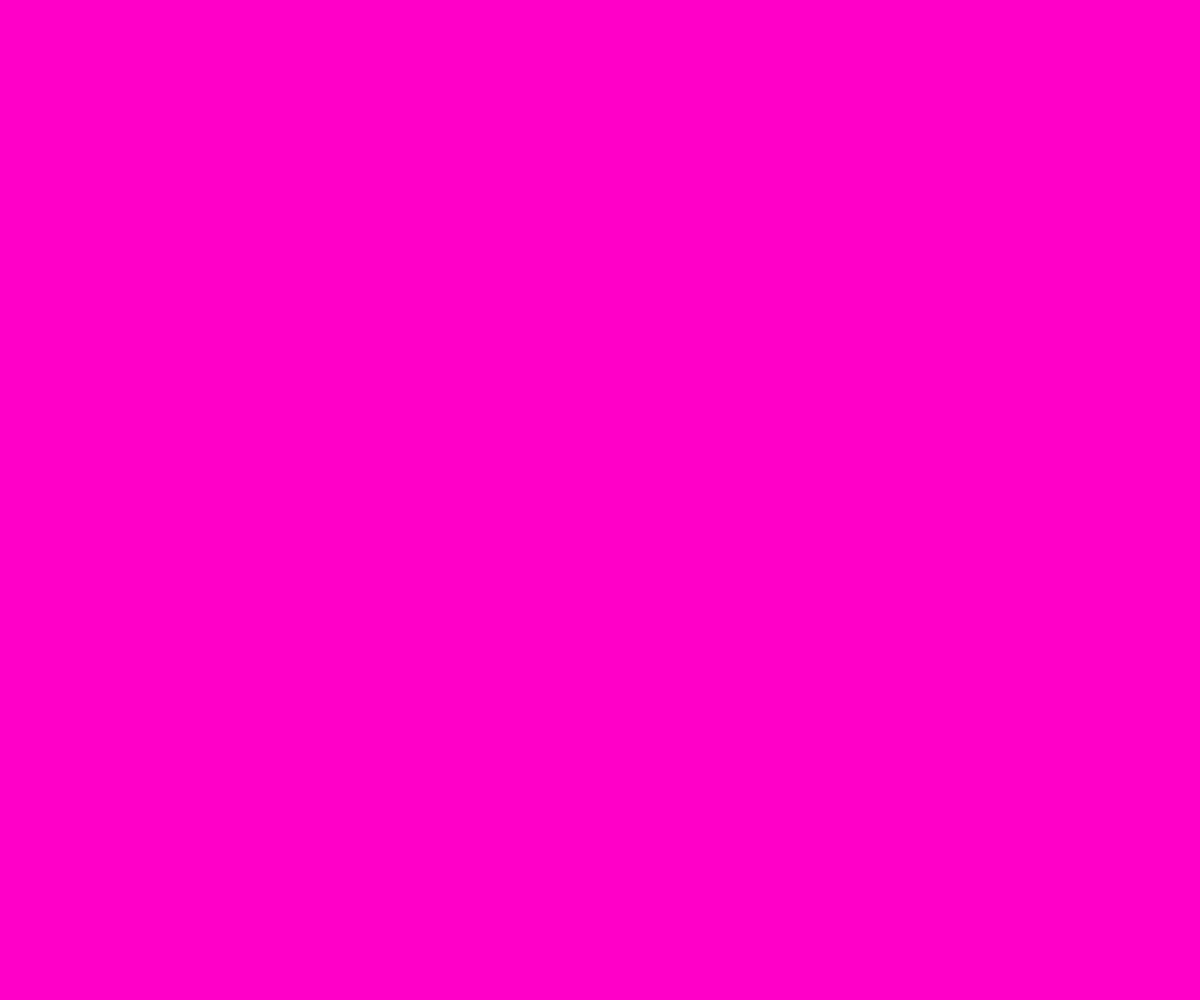
Frame 1 (no input)
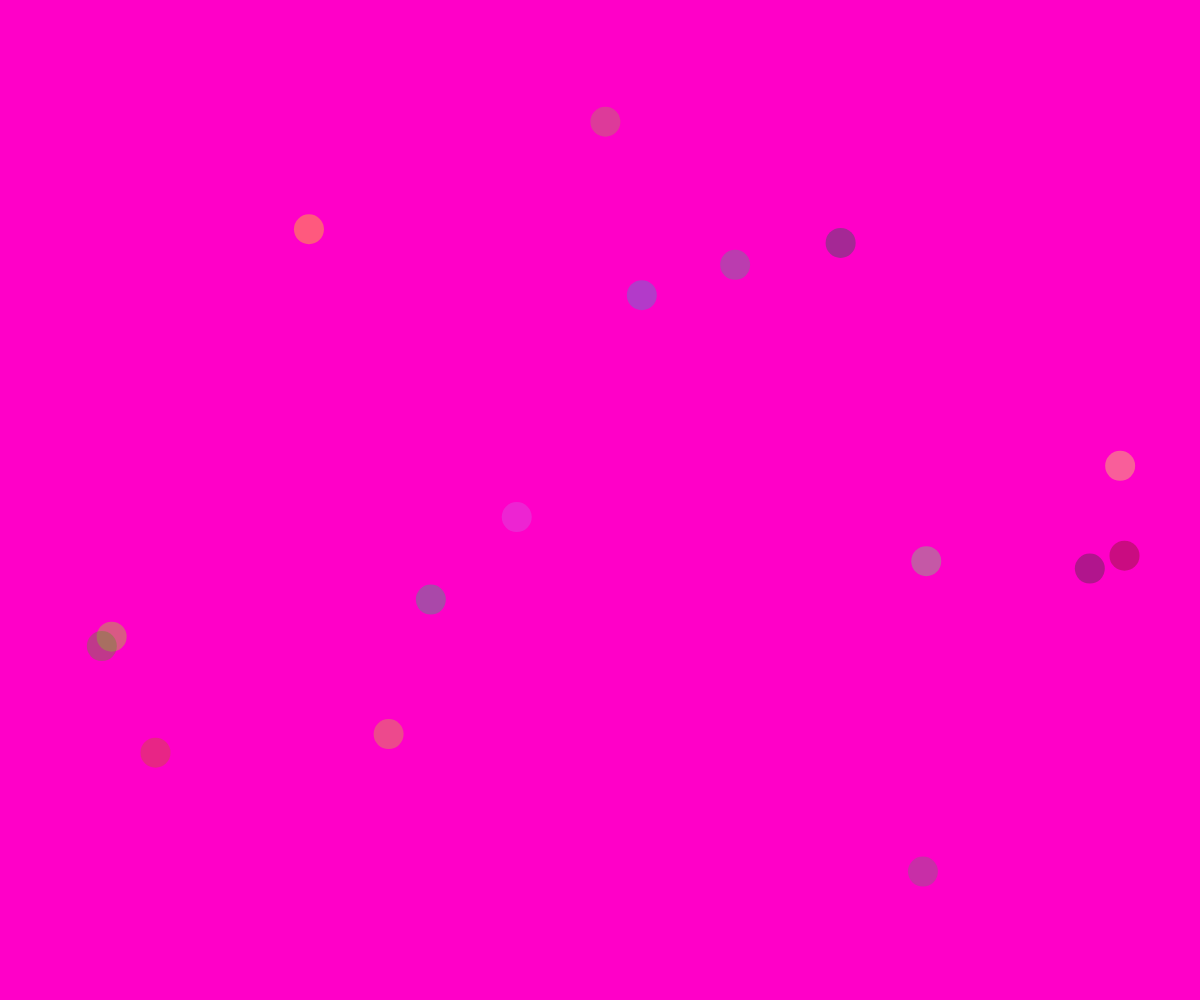
Frame 60 (no input)
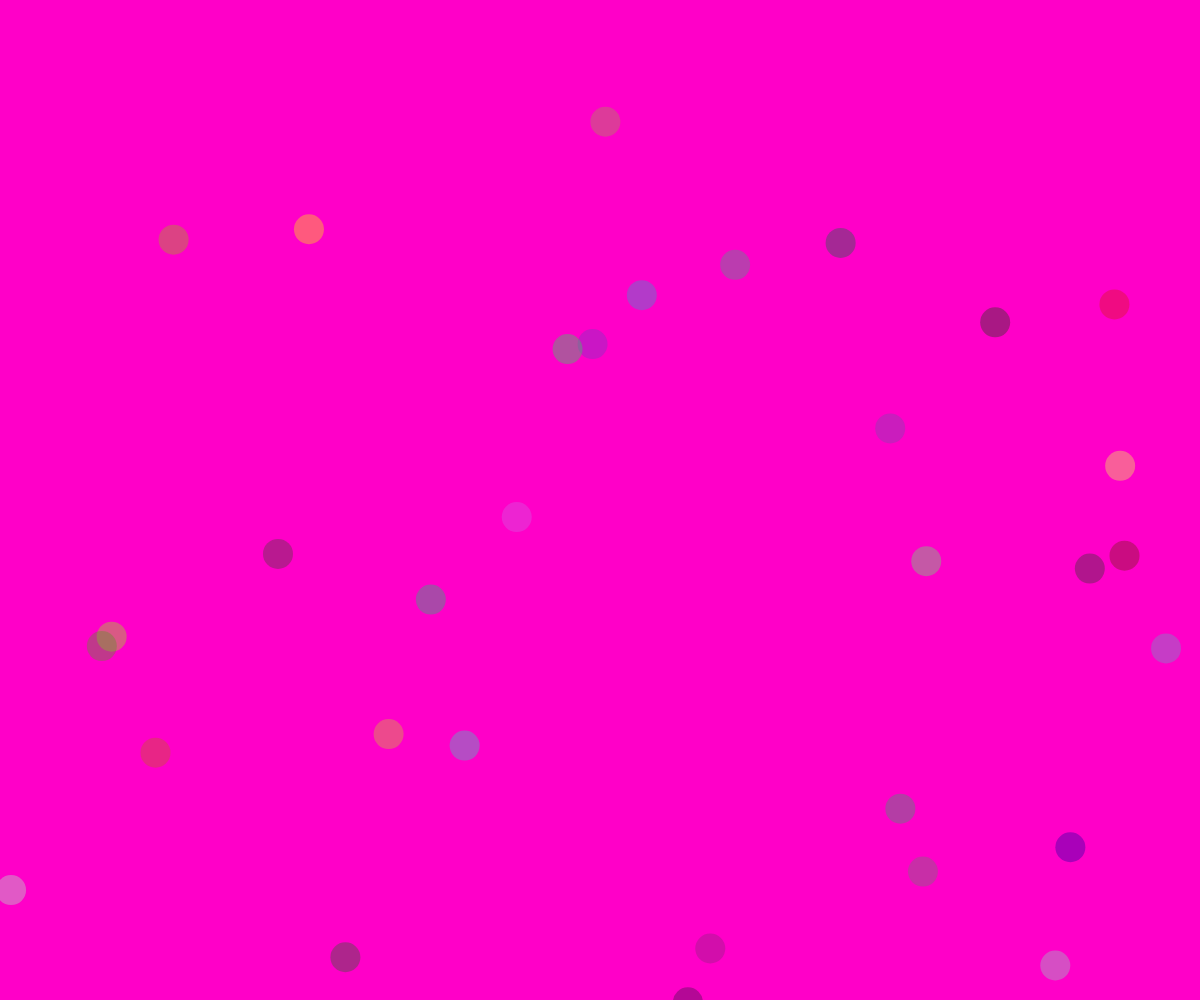
Frame 120 (the mouse pressed at the canvas centre since frame 60)

The p5.js sketch that drew these frames (run headless with seeded random() and noise() and a simulated clock; from frame 60 on, the mouse is pressed at the canvas centre):

// p5.js sketch
// ── sketch.js
function setup() {
  createCanvas (windowWidth,windowHeight);
  background (255, 0, 200);
  frameRate(100);
}

function draw() {

  strokeWeight(0);
  fill (random (1, 255), random (1,255), random (1,255), random (90, 100));
  ellipse (random (1,2000), random (1,2000), random (30,30));
}
